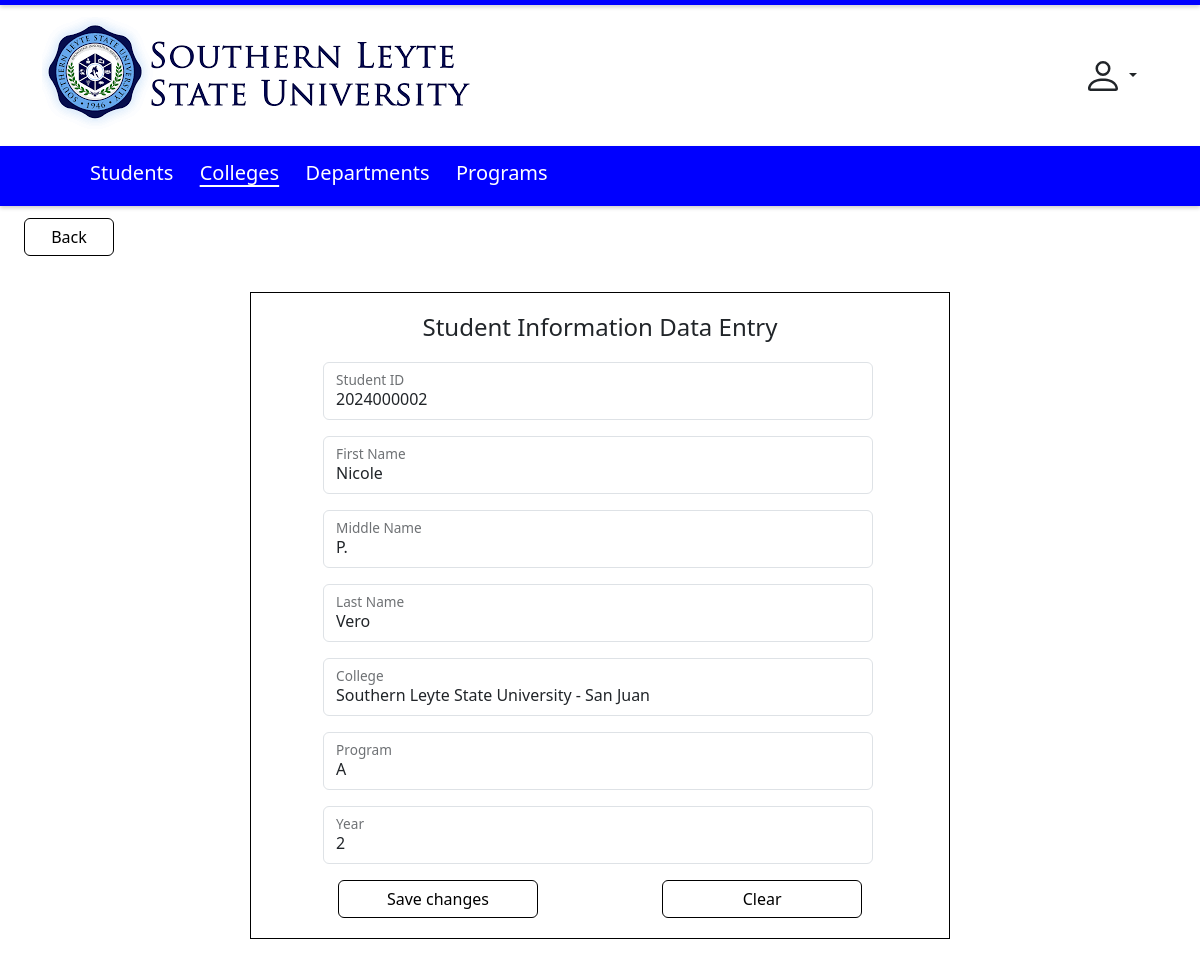
Screenshot of /student-edit.php?studid=2024000002 with the database file from the repository.
### tables this page shows
CREATE TABLE `students` (
  `studid` int(11) NOT NULL,
  `studfirstname` varchar(50) NOT NULL,
  `studlastname` varchar(50) NOT NULL,
  `studmidname` varchar(50) DEFAULT NULL,
  `studprogid` int(11) NOT NULL,
  `studcollid` int(11) NOT NULL,
  `studyear` int(11) NOT NULL
);

CREATE TABLE `colleges` (
  `collid` int(11) NOT NULL,
  `collfullname` varchar(100) NOT NULL,
  `collshortname` varchar(20) NOT NULL
);

CREATE TABLE `programs` (
  `progid` int(11) NOT NULL,
  `progfullname` varchar(100) NOT NULL,
  `progshortname` varchar(20) DEFAULT NULL,
  `progcollid` int(11) NOT NULL,
  `progcolldeptid` int(11) NOT NULL
);

### student-edit.php (the view, shortened to what this page needs)
<?php
    require_once "db.php";
    $stmt1 = "SELECT * FROM colleges";
    $prep1 = $conn -> prepare ($stmt1);
    $prep1 -> execute();
    $result1 = $prep1 -> fetchAll(PDO::FETCH_ASSOC);
    $stmt2 = "SELECT * FROM programs";
    $prep2 = $conn -> prepare ($stmt2);
    $prep2 -> execute();
    $result2 = $prep2 -> fetchAll(PDO::FETCH_ASSOC);
    $studid = $_GET['studid'];
    $stmt = $conn->prepare("SELECT studid, studlastname, studfirstname, studmidname, collfullname, progfullname, studyear, studcollid, studprogid FROM students
    INNER JOIN colleges ON studcollid = collid
    INNER JOIN programs ON studprogid = progid
    WHERE studid = :studid");
    $stmt->bindParam(':studid', $studid, PDO::PARAM_INT);
    $stmt->execute();
    $studentData = $stmt->fetch(PDO::FETCH_ASSOC);
?>
<!DOCTYPE html>
<html lang="en">
<head>
    <link rel="stylesheet" href="bootstrap.min.css">
</head>
<body>
    <div class="horizontal-line1">
    </div>
    <div class="container header">
        <img src="images/slsuloogo.png" class="img-fluid" alt="image">
        <button class="btn dropdown-toggle drop" type="button" data-bs-toggle="dropdown" aria-expanded="false">
        </button>
    </div>
    <div class="horizontal-line2">
        <a class="link" href="student-listing.php">Students</a>
        <a class="active" href="college-listing.php">Colleges</a>
        <a class="link" href="department-listing.php">Departments</a>
        <a class="link" href="program-listing.php">Programs</a>
    </div>
    <div class="container viewdiv">
        <button type="submit" class="btn btn-outline-warning viewbtn" onclick="window.location.href='student-listing.php'">Back</button>
    </div>
    <div class="container formDiv">
        <h4>Student Information Data Entry</h4>
        <form action="" method="post" class="entry" onsubmit="return confirmAction()">
            <div class="form-floating mb-3">
                <input type="text" class="form-control" id="studentID" name="studentID" value="<?php echo $studentData['studid']; ?>" readonly>
                <label for="studentID">Student ID</label>
            </div>
            <div class="form-floating mb-3">
                <input type="text" class="form-control" name="firstName" id="firstName" value="<?php echo $studentData['studfirstname']; ?>" required>
                <label for="firstName">First Name</label>
            </div>
            <div class="form-floating mb-3">
                <input type="text" class="form-control" name="middleName" id="middleName" value="<?php echo $studentData['studmidname']; ?>">
                <label for="middleName">Middle Name</label>
            </div>
            <div class="form-floating mb-3">
                <input type="text" class="form-control" name="lastName" id="lastName" value="<?php echo $studentData['studlastname']; ?>" required>
                <label for="lastName">Last Name</label>
            </div>
            <div class="form-floating mb-3">
                <select name="college" id="college" class="form-control" onchange="updatePrograms()" required>
                    <?php foreach ($result1 as $row1): ?>
                        <option value="<?php echo $row1["collid"] ?>" class="form-control"  <?php echo ($row1["collid"] == $studentData['studcollid']) ? 'selected' : '' ?>  required>
                            <?php echo $row1["collfullname"] ?>
                        </option>
                    <?php endforeach; ?>
                </select>
                <label for="college">College</label>
            </div>
            <div class="form-floating mb-3">
                <select name="program" id="program" class="form-control" required>
                    <?php foreach ($result2 as $row2): ?>
                        <option value="<?php echo $row2["progid"] ?>" class="form-control" <?php echo ($row2["progid"] == $studentData['studprogid']) ? 'selected' : '' ?>>
                            <?php echo $row2["progfullname"] ?>
                        </option>
                    <?php endforeach; ?>
                </select>
                <label for="program">Program</label>
            </div>
            <div class="form-floating mb-3">
                <input type="number" class="form-control" name="year" id="year" value="<?php echo $studentData['studyear']; ?>" min="1" max="5" required>
                <label for="year">Year</label>
            </div>
            <button type="submit" class="btn btn-outline-warning formbtn1">Save changes</button>
            <button type="button" class="btn btn-outline-warning formbtn2" onclick="clearField()">Clear</button>
        </form>
    </div>
</body>
</html>

### student-edit.php (style rules this page uses)
body { padding-bottom: 5%; }
.horizontal-line1 { top: 0; left: 0; width: 100%; height: 5px; background-color: blue; box-shadow: 0 2px 4px rgba(0, 0, 0, 0.2); }
.horizontal-line2 { margin-top: 1%; left: 0; width: 100%; height: 60px; background-color: blue; box-shadow: 0 2px 4px rgba(0, 0, 0, 0.2); align-items: center; padding-top: 12px; padding-left: 7.5%; }
.header { margin-top: 1%; }
.profile { margin-left: 54.5%; }
.drop { margin-left: -15px; }
.drop, .drop:focus, .drop:active { outline: none; border: none; }
.link { text-decoration: none; color: white; font-size: 20px; margin-right: 2%; }
.active { pointer-events: none; color: white; font-size: 20px; text-decoration: underline; text-decoration-thickness: 1.5px; text-underline-offset: 5px; cursor: not-allowed; margin-right: 2%; }
.viewdiv { width:480px; margin-top: 1%; margin-left: 1%; text-align: start; }
.viewbtn { width: 90px; border-color: black; color: black; }
h4 { text-align: center; }
.formDiv { margin-top: 3%; border: 1px solid black; width: 700px; padding-bottom: 20px; padding-top: 20px; }
.entry { width: 550px; margin-top: 20px; margin-left: 60px; }
.formbtn1 { width:200px; margin-left: 15px; border-color: black; color: black; }
.formbtn2 { width:200px; margin-left: 120px; border-color: black; color: black; }

### rows the page displays
students: studentID "2024000002", firstName "Nicole", middleName "P.", lastName "Vero", college "Southern Leyte State University - San Juan", program "A", year "2"
